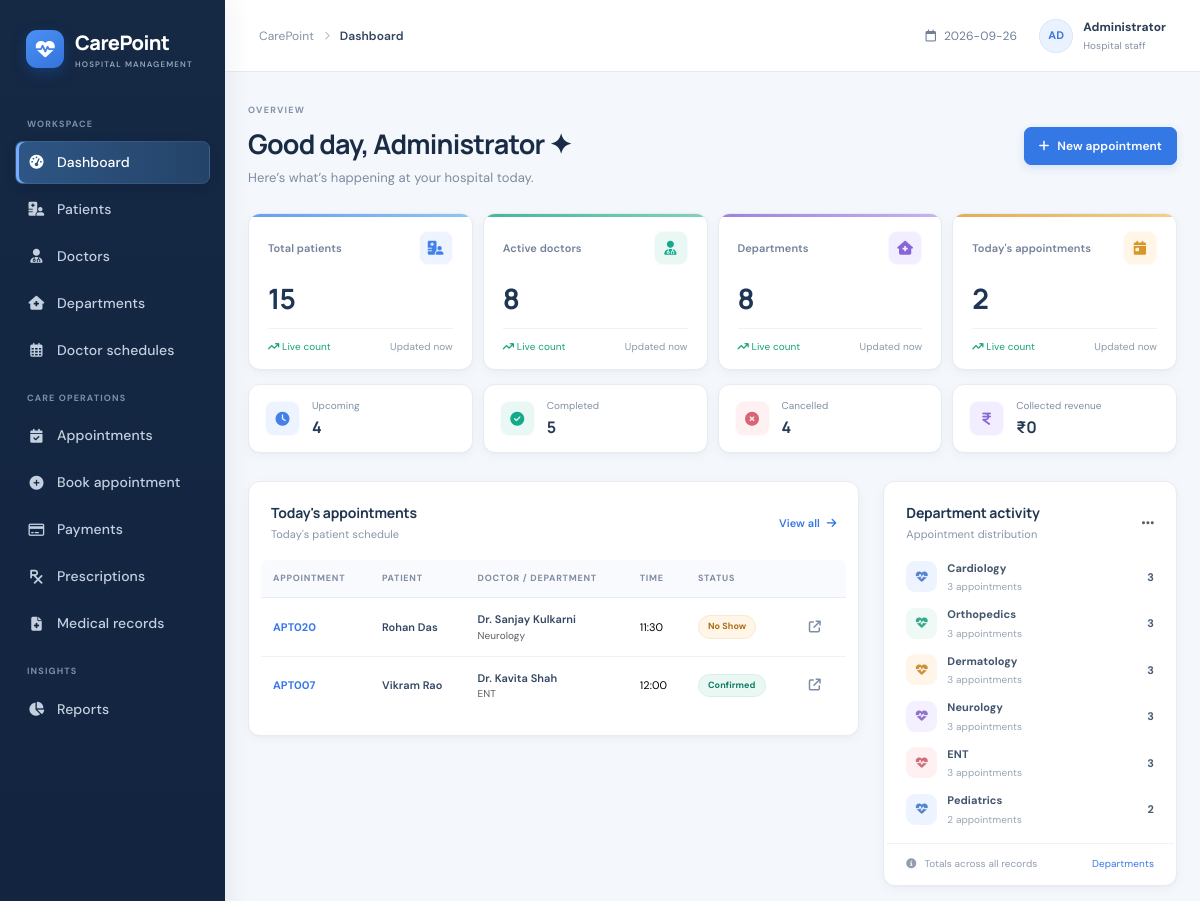
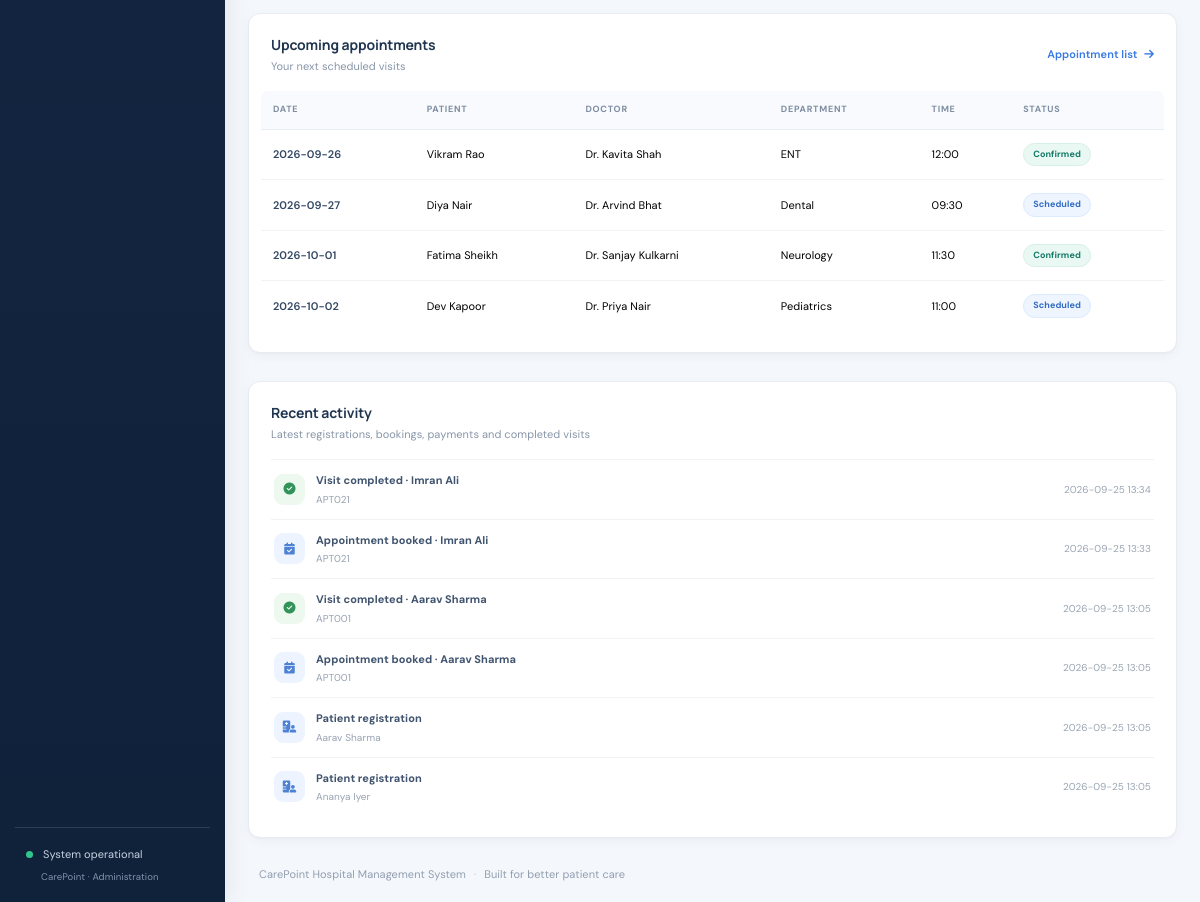
The page / on the database its author committed (2 pictures, top to bottom).
### tables this page shows
CREATE TABLE appointments(appointment_id INTEGER PRIMARY KEY, appointment_code TEXT UNIQUE NOT NULL, patient_id INTEGER NOT NULL REFERENCES patients ON DELETE RESTRICT, doctor_id INTEGER NOT NULL REFERENCES doctors ON DELETE RESTRICT, department_id INTEGER NOT NULL REFERENCES departments ON DELETE RESTRICT, appointment_date TEXT NOT NULL, appointment_time TEXT NOT NULL, reason TEXT, symptoms TEXT, status TEXT NOT NULL DEFAULT 'Scheduled', notes TEXT DEFAULT '', created_at TEXT NOT NULL DEFAULT CURRENT_TIMESTAMP, updated_at TEXT NOT NULL DEFAULT CURRENT_TIMESTAMP);

CREATE TABLE patients(patient_id INTEGER PRIMARY KEY, patient_code TEXT UNIQUE NOT NULL, full_name TEXT NOT NULL, date_of_birth TEXT, gender TEXT, blood_group TEXT, phone TEXT NOT NULL, email TEXT, address TEXT, emergency_contact_name TEXT, emergency_contact_phone TEXT, created_at TEXT NOT NULL DEFAULT CURRENT_TIMESTAMP);

CREATE TABLE doctors(doctor_id INTEGER PRIMARY KEY, doctor_code TEXT UNIQUE NOT NULL, full_name TEXT NOT NULL, specialization TEXT, department_id INTEGER NOT NULL REFERENCES departments ON DELETE RESTRICT, qualification TEXT, phone TEXT, email TEXT, consultation_fee REAL NOT NULL DEFAULT 0 CHECK(consultation_fee>=0), experience_years INTEGER DEFAULT 0, room_number TEXT, available_days TEXT DEFAULT '', status TEXT NOT NULL DEFAULT 'Active', created_at TEXT NOT NULL DEFAULT CURRENT_TIMESTAMP);

CREATE TABLE departments(department_id INTEGER PRIMARY KEY, department_name TEXT UNIQUE NOT NULL, description TEXT DEFAULT '', location TEXT DEFAULT '', status TEXT NOT NULL DEFAULT 'Active');

### app.py (the view)
@app.route('/')
def dashboard():
    today=date.today().isoformat()
    stats={'patients':one('SELECT COUNT(*) FROM patients')[0], 'doctors':one("SELECT COUNT(*) FROM doctors WHERE status='Active'")[0], 'departments':one("SELECT COUNT(*) FROM departments WHERE status='Active'")[0], 'today':one("SELECT COUNT(*) FROM appointments WHERE appointment_date=? AND status!='Cancelled'",(today,))[0], 'upcoming':one("SELECT COUNT(*) FROM appointments WHERE appointment_date>=? AND status IN ('Scheduled','Confirmed')",(today,))[0], 'completed':one("SELECT COUNT(*) FROM appointments WHERE status='Completed'")[0], 'cancelled':one("SELECT COUNT(*) FROM appointments WHERE status='Cancelled'")[0], 'pending':one("SELECT COUNT(*) FROM appointments WHERE status IN ('Scheduled','Confirmed')")[0], 'revenue':one("SELECT COALESCE(SUM(amount),0) FROM payments WHERE payment_status='Paid'")[0]}
    appts=rows('''SELECT a.*,p.full_name patient,d.full_name doctor,dep.department_name FROM appointments a JOIN patients p USING(patient_id) JOIN doctors d USING(doctor_id) JOIN departments dep USING(department_id) WHERE a.appointment_date=? AND a.status!='Cancelled' ORDER BY a.appointment_time LIMIT 8''',(today,))
    upcoming=rows("SELECT a.*,p.full_name patient,d.full_name doctor,dep.department_name FROM appointments a JOIN patients p USING(patient_id) JOIN doctors d USING(doctor_id) JOIN departments dep USING(department_id) WHERE a.appointment_date>=? AND a.status IN ('Scheduled','Confirmed') ORDER BY a.appointment_date,a.appointment_time LIMIT 6",(today,))
    depstats=rows('SELECT dep.department_name,COUNT(a.appointment_id) total FROM departments dep LEFT JOIN appointments a USING(department_id) GROUP BY dep.department_id ORDER BY total DESC LIMIT 6')
    activity=rows('''
        WITH activity AS (
            SELECT 'patient' kind,full_name title,'Patient registration' detail,created_at occurred_at FROM patients
            UNION ALL SELECT 'appointment',a.appointment_code,'Appointment booked · '||p.full_name,a.created_at FROM appointments a JOIN patients p USING(patient_id)
            UNION ALL SELECT 'payment',a.appointment_code,'Payment recorded · ₹'||printf('%.2f',pay.amount),pay.payment_date||' 23:59:59' FROM payments pay JOIN appointments a USING(appointment_id)
            UNION ALL SELECT 'completed',a.appointment_code,'Visit completed · '||p.full_name,a.updated_at FROM appointments a JOIN patients p USING(patient_id) WHERE a.status='Completed'
        ), ranked AS (
            SELECT activity.*,ROW_NUMBER() OVER(PARTITION BY kind ORDER BY occurred_at DESC,title) AS kind_rank FROM activity
        )
        SELECT kind,title,detail,occurred_at FROM ranked WHERE kind_rank<=2
        ORDER BY occurred_at DESC,CASE kind WHEN 'payment' THEN 1 WHEN 'completed' THEN 2 WHEN 'appointment' THEN 3 ELSE 4 END LIMIT 8''')
    return render_template('index.html',stats=stats,appointments=appts,upcoming=upcoming,depstats=depstats,activity=activity)

### templates/index.html
{% extends 'base.html' %}{% block title %}Dashboard{% endblock %}{% block page_name %}Dashboard{% endblock %}
{% block content %}
<div class="page-heading"><div><div class="eyebrow">OVERVIEW</div><h1>Good day, Administrator <span class="wave">✦</span></h1><p>Here’s what’s happening at your hospital today.</p></div><a class="btn btn-primary" href="{{ url_for('book_appointment') }}"><i class="fa-solid fa-plus me-2"></i>New appointment</a></div>
<div class="metric-grid">
{% for key,label,icon,accent,value in [('patients','Total patients','fa-hospital-user','blue',stats.patients),('doctors','Active doctors','fa-user-doctor','mint',stats.doctors),('departments','Departments','fa-house-medical','violet',stats.departments),('today',"Today's appointments",'fa-calendar-day','amber',stats.today)] %}<div class="metric-card"><div class="metric-top"><span>{{ label }}</span><span class="metric-icon {{ accent }}"><i class="fa-solid {{ icon }}"></i></span></div><div class="metric-value">{{ '{:,}'.format(value) }}</div><div class="metric-foot"><span class="text-success"><i class="fa-solid fa-arrow-trend-up"></i> Live count</span><span>Updated now</span></div></div>{% endfor %}
</div>
<div class="metric-grid secondary-grid">{% for label,value,icon,color in [('Upcoming',stats.upcoming,'fa-clock','blue'),('Completed',stats.completed,'fa-circle-check','mint'),('Cancelled',stats.cancelled,'fa-circle-xmark','rose'),('Collected revenue','₹{:,.0f}'.format(stats.revenue),'fa-indian-rupee-sign','violet')] %}<div class="mini-metric"><span class="mini-icon {{ color }}"><i class="fa-solid {{ icon }}"></i></span><div><small>{{ label }}</small><strong>{{ value }}</strong></div></div>{% endfor %}</div>
<div class="row g-4 mt-1"><div class="col-xl-8"><section class="panel"><div class="panel-head"><div><h2>Today's appointments</h2><p>Today's patient schedule</p></div><a class="text-link" href="{{ url_for('appointments',date_from=today,date_to=today) }}">View all <i class="fa-solid fa-arrow-right ms-1"></i></a></div>
{% if appointments %}<div class="table-responsive"><table class="table data-table"><thead><tr><th>APPOINTMENT</th><th>PATIENT</th><th>DOCTOR / DEPARTMENT</th><th>TIME</th><th>STATUS</th><th></th></tr></thead><tbody>{% for a in appointments %}<tr><td><a class="code-link" href="{{ url_for('appointment_view',id=a.appointment_id) }}">{{ a.appointment_code }}</a></td><td><strong>{{ a.patient }}</strong></td><td><strong>{{ a.doctor }}</strong><small class="d-block text-muted">{{ a.department_name }}</small></td><td>{{ a.appointment_time }}</td><td><span class="status-badge status-{{ a.status|lower|replace(' ','-') }}">{{ a.status }}</span></td><td><a class="icon-action" href="{{ url_for('appointment_view',id=a.appointment_id) }}"><i class="fa-solid fa-arrow-up-right-from-square"></i></a></td></tr>{% endfor %}</tbody></table></div>{% else %}<div class="empty-state"><i class="fa-regular fa-calendar"></i><b>No appointments scheduled for today</b><span>New bookings will show up here.</span><a href="{{ url_for('book_appointment') }}" class="btn btn-sm btn-outline-primary mt-2">Book an appointment</a></div>{% endif %}
</section></div><div class="col-xl-4"><section class="panel h-100"><div class="panel-head"><div><h2>Department activity</h2><p>Appointment distribution</p></div><i class="fa-solid fa-ellipsis text-muted"></i></div><div class="dept-list">{% for d in depstats %}<div class="dept-item"><div class="dept-dot dot-{{ loop.index }}"><i class="fa-solid fa-heart-pulse"></i></div><div class="dept-label"><strong>{{ d.department_name }}</strong><small>{{ d.total }} appointments</small></div><span class="dept-count">{{ d.total }}</span></div>{% endfor %}</div><div class="panel-note"><span><i class="fa-solid fa-circle-info me-2"></i>Totals across all records</span><a href="{{ url_for('departments') }}">Departments</a></div></section></div></div>
<div class="row g-4 mt-1"><div class="col-12"><section class="panel"><div class="panel-head"><div><h2>Upcoming appointments</h2><p>Your next scheduled visits</p></div><a class="text-link" href="{{ url_for('appointments') }}">Appointment list <i class="fa-solid fa-arrow-right ms-1"></i></a></div>{% if upcoming %}<div class="table-responsive"><table class="table data-table"><thead><tr><th>DATE</th><th>PATIENT</th><th>DOCTOR</th><th>DEPARTMENT</th><th>TIME</th><th>STATUS</th></tr></thead><tbody>{% for a in upcoming %}<tr><td><strong>{{ a.appointment_date }}</strong></td><td>{{ a.patient }}</td><td>{{ a.doctor }}</td><td>{{ a.department_name }}</td><td>{{ a.appointment_time }}</td><td><span class="status-badge status-{{ a.status|lower|replace(' ','-') }}">{{ a.status }}</span></td></tr>{% endfor %}</tbody></table></div>{% else %}<div class="empty-state">No upcoming appointments.</div>{% endif %}</section></div></div>
<div class="row g-4 mt-1"><div class="col-12"><section class="panel"><div class="panel-head"><div><h2>Recent activity</h2><p>Latest registrations, bookings, payments and completed visits</p></div></div>{% if activity %}<div class="activity-list">{% for item in activity %}<div class="activity-row"><span class="activity-icon activity-{{ item.kind }}"><i class="fa-solid {{ 'fa-hospital-user' if item.kind=='patient' else 'fa-calendar-check' if item.kind=='appointment' else 'fa-indian-rupee-sign' if item.kind=='payment' else 'fa-circle-check' }}"></i></span><div class="activity-copy"><strong>{{ item.detail }}</strong><small>{{ item.title }}</small></div><time>{{ item.occurred_at[:16] }}</time></div>{% endfor %}</div>{% else %}<div class="empty-inline">No recent activity yet.</div>{% endif %}</section></div></div>
{% endblock %}

### templates/base.html (shortened to what this page needs)
<!doctype html>
<html lang="en">
<head>
  <link href="https://cdn.jsdelivr.net/npm/bootstrap@5.3.3/dist/css/bootstrap.min.css" rel="stylesheet">
  <link href="https://cdnjs.cloudflare.com/ajax/libs/font-awesome/6.5.2/css/all.min.css" rel="stylesheet">
  <link href="{{ url_for('static',filename='css/style.css') }}" rel="stylesheet">
  <link href="{{ url_for('static',filename='css/activity.css') }}" rel="stylesheet">
  <link href="{{ url_for('static',filename='css/polish.css') }}" rel="stylesheet">
</head>
<body>
<aside class="sidebar" id="sidebar">
  <a class="brand" href="{{ url_for('dashboard') }}"><span class="brand-mark"><i class="fa-solid fa-heart-pulse"></i></span><span>CarePoint<small>HOSPITAL MANAGEMENT</small></span></a>
  <div class="nav-caption">WORKSPACE</div>
  <a class="side-link {{ 'active' if request.endpoint=='dashboard' }}" href="{{ url_for('dashboard') }}"><i class="fa-solid fa-gauge-high"></i> Dashboard</a>
  <a class="side-link {{ 'active' if request.endpoint in ['patients','add_patient','edit_patient','patient_view'] }}" href="{{ url_for('patients') }}"><i class="fa-solid fa-hospital-user"></i> Patients</a>
  <a class="side-link {{ 'active' if request.endpoint in ['doctors','add_doctor','edit_doctor','doctor_view'] }}" href="{{ url_for('doctors') }}"><i class="fa-solid fa-user-doctor"></i> Doctors</a>
  <a class="side-link {{ 'active' if request.endpoint in ['departments','add_department','edit_department'] }}" href="{{ url_for('departments') }}"><i class="fa-solid fa-house-medical"></i> Departments</a>
  <a class="side-link {{ 'active' if request.endpoint in ['schedules','add_schedule'] }}" href="{{ url_for('schedules') }}"><i class="fa-regular fa-calendar-days"></i> Doctor schedules</a>
  <div class="nav-caption">CARE OPERATIONS</div>
  <a class="side-link {{ 'active' if request.endpoint in ['appointments','book_appointment','appointment_view','edit_appointment'] }}" href="{{ url_for('appointments') }}"><i class="fa-solid fa-calendar-check"></i> Appointments</a>
  <a class="side-link" href="{{ url_for('book_appointment') }}"><i class="fa-solid fa-circle-plus"></i> Book appointment</a>
  <a class="side-link {{ 'active' if request.endpoint in ['payments','add_payment'] }}" href="{{ url_for('payments') }}"><i class="fa-regular fa-credit-card"></i> Payments</a>
  <a class="side-link {{ 'active' if request.endpoint in ['prescriptions','add_prescription','prescription_view'] }}" href="{{ url_for('prescriptions') }}"><i class="fa-solid fa-prescription"></i> Prescriptions</a>
  <a class="side-link {{ 'active' if request.endpoint=='medical_records' }}" href="{{ url_for('medical_records') }}"><i class="fa-solid fa-file-medical"></i> Medical records</a>
  <div class="nav-caption">INSIGHTS</div><a class="side-link {{ 'active' if request.endpoint=='reports' }}" href="{{ url_for('reports') }}"><i class="fa-solid fa-chart-pie"></i> Reports</a>
  <div class="sidebar-foot"><span class="online-dot"></span> System operational <small>CarePoint · Administration</small></div>
</aside>
<div class="main-shell">
  <header class="topbar"><button class="menu-toggle" id="menuToggle"></button><div class="crumb"><span>CarePoint</span><i class="fa-solid fa-chevron-right"></i><strong>{% block page_name %}Dashboard{% endblock %}</strong></div><div class="top-actions"><span class="today-label"><i class="fa-regular fa-calendar me-2"></i>{{ today }}</span><span class="avatar">AD</span><div class="user-meta"><b>Administrator</b><small>Hospital staff</small></div></div></header>
  <main class="content container-fluid">
    {% block content %}{% endblock %}
  </main>
  <footer class="footer">CarePoint Hospital Management System <span>·</span> Built for better patient care</footer>
</div>
{% block scripts %}{% endblock %}</body></html>

### rows shown on the page
appointments: appointment_code "APT020", patient "Rohan Das", doctor "Dr. Sanjay Kulkarni", department_name "Neurology", appointment_time "11:30", status "No Show"
appointments: appointment_code "APT007", patient "Vikram Rao", doctor "Dr. Kavita Shah", department_name "ENT", appointment_time "12:00", status "Confirmed", appointment_date "2026-09-26"
departments: department_name "Cardiology", total "3"
departments: department_name "Orthopedics", total "3"
departments: department_name "Dermatology", total "3"
departments: department_name "Neurology", total "3"
departments: department_name "ENT", total "3"
departments: department_name "Pediatrics", total "2"
appointments: appointment_date "2026-09-27", patient "Diya Nair", doctor "Dr. Arvind Bhat", department_name "Dental", appointment_time "09:30", status "Scheduled"
appointments: appointment_date "2026-10-01", patient "Fatima Sheikh", doctor "Dr. Sanjay Kulkarni", department_name "Neurology", appointment_time "11:30", status "Confirmed"
appointments: appointment_date "2026-10-02", patient "Dev Kapoor", doctor "Dr. Priya Nair", department_name "Pediatrics", appointment_time "11:00", status "Scheduled"
patients: detail "Patient registration", title "Aarav Sharma", created_at "2026-09-25 13:05"
patients: detail "Patient registration", title "Ananya Iyer", created_at "2026-09-25 13:05"

### other values the page prints
{{ label }} "Total patients" "Active doctors" "Departments" "Today's appointments"
{{ '{:,}'.format(value) }} "15" "8" "8" "2"
{{ label }} "Upcoming" "Completed" "Cancelled" "Collected revenue"
{{ value }} "4" "5" "4" "₹0"
{{ item.detail }} "Visit completed · Imran Ali" "Appointment booked · Imran Ali" "Visit completed · Aarav Sharma" "Appointment booked · Aarav Sharma"
{{ item.title }} "APT021" "APT021" "APT001" "APT001"
{{ item.occurred_at[:16] }} "2026-09-25 13:34" "2026-09-25 13:33" "2026-09-25 13:05" "2026-09-25 13:05"
